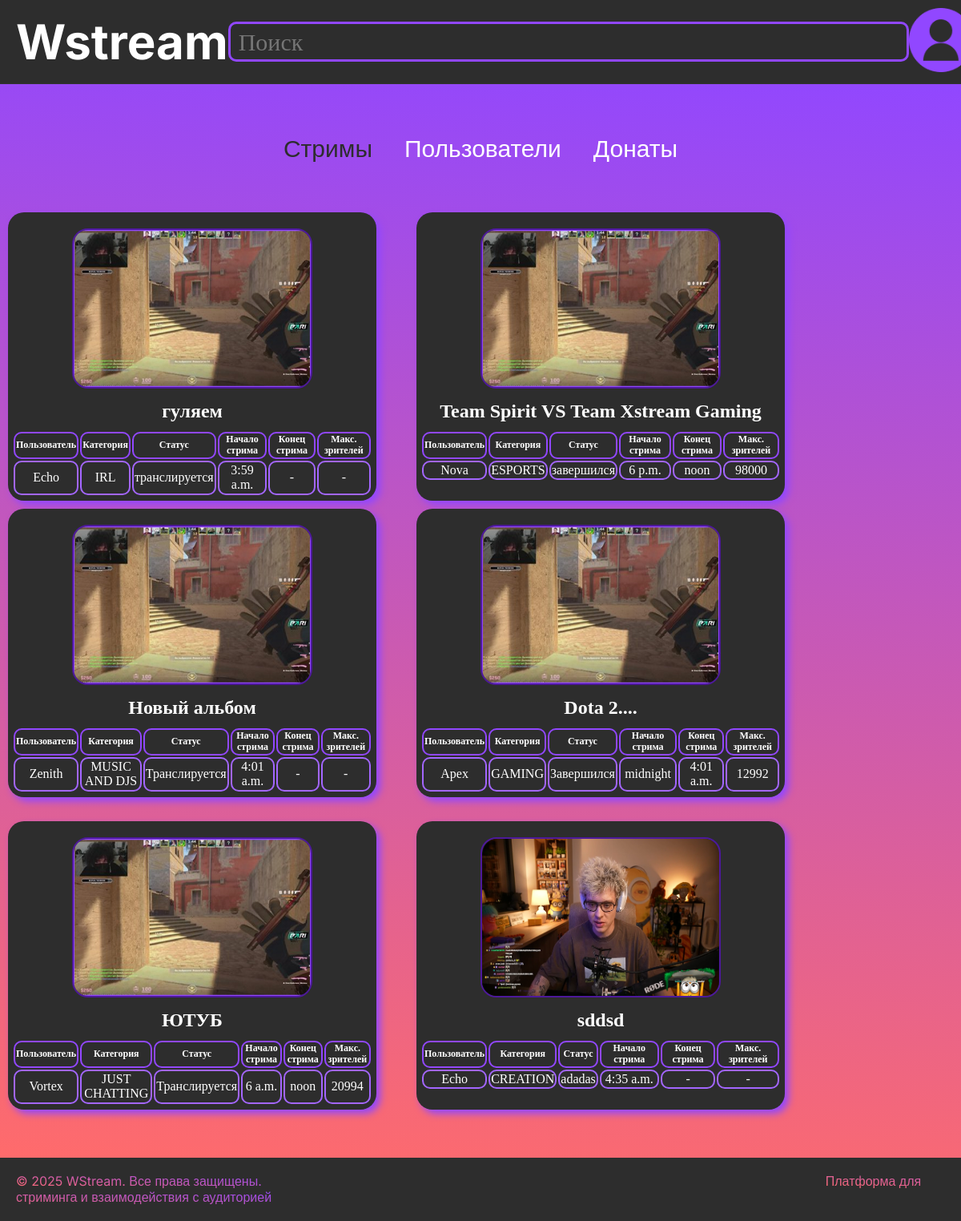
Before: /Stream/ with the older database file.
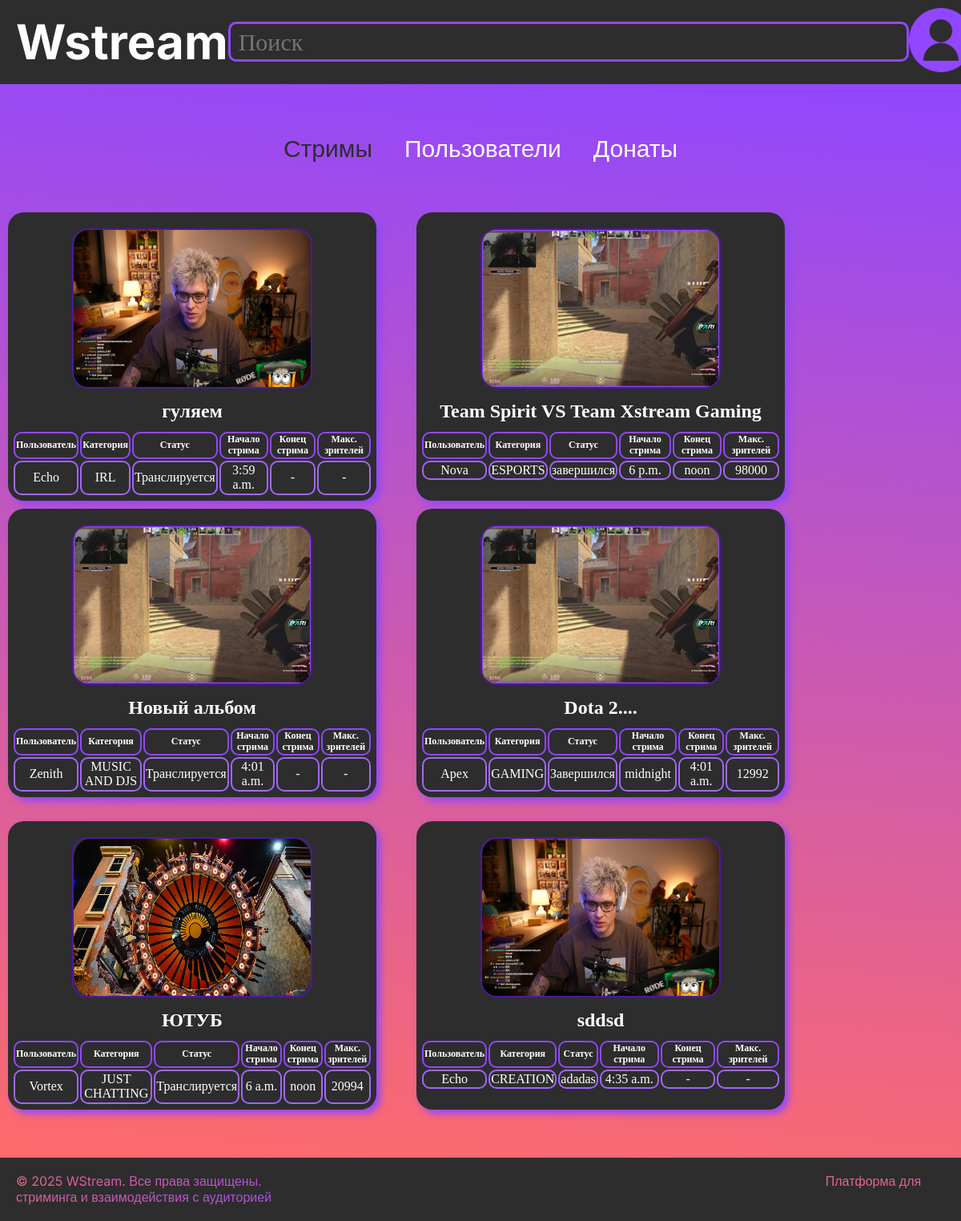
After: the same page with the newer database file.
### first_app/models.py (models this page shows, shortened)
class Streams(models.Model):
    cate = [
    ("IRL", "IRL"),
    ("CREATION", "CREATION"),
    ("ESPORTS", "ESPORTS"),
    ("GAMING", "GAMING"),
    ("MUSIC AND DJS", "MUSIC AND DJS"),
    ("JUST CHATTING", "JUST CHATTING")
]
    status = [
        ("Транслируется", "Транслируется"),
        ("Завершился", "Завершился")
    ]
    name = models.CharField('Название стрима', max_length=200)
    id_users = models.ForeignKey(Users, on_delete=models.SET_NULL, null=True, blank=True, verbose_name='Пользователь')
    category = models.CharField('Категрия', choices=cate)
    status = models.CharField('Статус', choices=status)
    preview = models.ImageField('Обложка', upload_to='stream-preview/', null=True, blank=True)
    start_time = models.TimeField('Время начала стрима')
    end_time = models.TimeField('Время окончания стрима', null=True, blank=True)
    max_viewers = models.IntegerField('макс. кол. зрителей', null=True, blank=True)
    class Meta:
        verbose_name = "Стрим"
        verbose_name_plural = "Стримы"

class Users(models.Model):
    rol = [
    ("Админ", "Админ"),
    ("Модератор", "Модератор"),
    ("Обычный пользователь", "Обычный пользователь")
]
    user_name = models.CharField(verbose_name='имя пользователя', max_length=30)
    email = models.EmailField("Почта", max_length=100)
    hash_particle = models.CharField('Хэш', max_length=100)
    registration_date = models.DateField("Дата регистрации")
    avatar = models.ImageField('Автарка', upload_to='users_photos/', null=True, blank=True)
    nickname = models.CharField("Никнейм", max_length=50)
    roles = models.CharField('Роль', max_length=50, choices=rol)
    class Meta:
        verbose_name = "Пользователь"
        verbose_name_plural = "Пользователи"

### first_app/views.py (the view)
# urls.py: path('Stream/', page2, name='page2'),
def page2(request):
    streams = Streams.objects.all()
    search_history = request.session.get('search_history', [])
    return render(request, 'two.html', {
        'streams': streams,
        'search_history': search_history
    })

### first_app/templates/two.html
{% extends "main.html" %}
{% load static %}
{% block main %}
<div class="container">
    <section class="catalog">
        <ul class="filter-list">
            <li class="filter-item">
                <a class="link-filter active" href="{% url 'page2' %}">
                    Стримы
                </a>
            </li>
            <li class="filter-item">
                <a class="link-filter" href="{% url 'page4' %}">
                    Пользователи
                </a>
            </li>
            <li class="filter-item">
                <a class="link-filter" href="{% url 'page3' %}">
                    Донаты
                </a>
            </li>
        </ul>
    </section>
    <div class="streamers">
        {% for stream in streams %}
        <div class="streamer">
            <div class="stream-img">
                {% if stream.preview %}
                <img src="{{ stream.preview.url }}" alt="{{ stream.name }}" class="images-stream">
                {% else %}
                <img src="{% static 'images-maz/image (2).png' %}" alt="{{ stream.name }}" class="images-stream">
                {% endif %}
                <h2 class="stream-title">{{ stream.name }}</h2>
                <table class="streamer-table">
                    <thead class="head-table">
                        <tr class="heade-name-list">
                            <th class="head-name-item">Пользователь</th>
                            <th class="head-name-item">Категория</th>
                            <th class="head-name-item">Статус</th>
                            <th class="head-name-item">Начало стрима</th>
                            <th class="head-name-item">Конец стрима</th>
                            <th class="head-name-item">Макс. зрителей</th>
                        </tr>
                    </thead>
                    <tbody class="body-table">
                        <tr class="body-table-list">
                            <td class="body-table-item">{{ stream.id_users.nickname }}</td>
                            <td class="body-table-item">{{ stream.category }}</td>
                            <td class="body-table-item">{{ stream.status }}</td>
                            <td class="body-table-item">{{ stream.start_time }}</td>
                            <td class="body-table-item">{{ stream.end_time|default:"-" }}</td>
                            <td class="body-table-item">{{ stream.max_viewers|default:"-" }}</td>
                        </tr>
                    </tbody>
                </table>
            </div>
        </div>
        {% endfor %}
    </div>
</div>
{% endblock %}

Changed rows visible on the page:
changed Streams "гуляем": preview: picture added; status "транслируется" → "Транслируется"
changed Streams "ЮТУБ": preview: picture added
